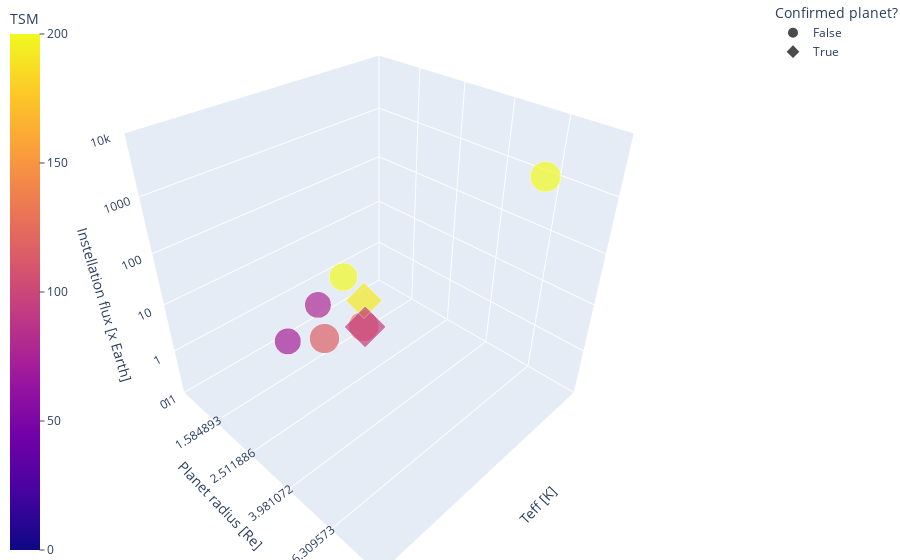

Here is the notebook cell this chart was saved with:
### Code cell
create_3d_scatter(df[(df['radius_bin'] == 4) & (df['insol_bin'] == 4) & (df['st_Teff_bin'] == 2)])

### Figure 1 — Plotly figure (JSON) as saved in the notebook; plotly's stock layout.template omitted (floating-point values rounded to 4 significant figures)
{"data": [{"customdata": [["2022.01", 5.805, 0.4487, 3975, 928.9, 246.0, 2, 13.13], ["1179.01", 4.956, 1.262, 4928.0, 708.2, 209.5, 1, 10.88], ["465.01", 5.636, 3.836, 4910, 146.6, 133.0, 3, 11.56], ["1694.01", 5.48, 3.77, 5058, 195.3, 116.0, 4, 11.45], ["1272.01", 4.289, 3.316, 4973.0, 217.5, 78.39, 5, 11.76], ["1472.01", 4.308, 6.364, 5103, 110.0, 71.85, null, 11.3]], "hovertemplate": "Name: %{customdata[0]}<br>Bin rank: %{customdata[6]}<br>Rp: %{customdata[1]:.2f} Re<br>Teff: %{customdata[3]:.0f} K<br>Sinc: %{customdata[4]:.0f} Se<br>P: %{customdata[2]:.1f} d<br>TSM: %{customdata[5]:.0f}<br>V mag: %{customdata[7]:.1f}", "legendgroup": "False", "marker": {"color": [246.0, 209.5, 133.0, 116.0, 78.39, 71.85], "coloraxis": "coloraxis", "opacity": 0.7, "size": [5.805, 4.956, 5.636, 5.48, 4.289, 4.308], "sizemode": "area", "sizeref": 0.006451, "symbol": "circle"}, "mode": "markers", "name": "False", "scene": "scene", "showlegend": true, "type": "scatter3d", "x": [3975, 4928.0, 4910, 5058, 4973.0, 5103], "y": [5.805, 4.956, 5.636, 5.48, 4.289, 4.308], "z": [928.9, 708.2, 146.6, 195.3, 217.5, 110.0]}, {"customdata": [["HAT-P-11 b", 4.36, 4.888, 4780, 100.8, 192.6, null, null], ["WASP-156 b", 5.717, 3.836, 4910, 150, 92.64, null, null]], "hovertemplate": "Name: %{customdata[0]}<br>Bin rank: %{customdata[6]}<br>Rp: %{customdata[1]:.2f} Re<br>Teff: %{customdata[3]:.0f} K<br>Sinc: %{customdata[4]:.0f} Se<br>P: %{customdata[2]:.1f} d<br>TSM: %{customdata[5]:.0f}<br>V mag: %{customdata[7]:.1f}", "legendgroup": "True", "marker": {"color": [192.6, 92.64], "coloraxis": "coloraxis", "opacity": 0.7, "size": [4.36, 5.717], "sizemode": "area", "sizeref": 0.006451, "symbol": "diamond"}, "mode": "markers", "name": "True", "scene": "scene", "showlegend": true, "type": "scatter3d", "x": [4780, 4910], "y": [4.36, 5.717], "z": [100.8, 150]}], "layout": {"coloraxis": {"cmax": 200, "cmin": 0, "colorbar": {"ticks": "outside", "title": {"text": "TSM"}, "x": 0, "y": 1, "yanchor": "top"}, "colorscale": [[0, "#0d0887"], [0.1111, "#46039f"], [0.2222, "#7201a8"], [0.3333, "#9c179e"], [0.4444, "#bd3786"], [0.5556, "#d8576b"], [0.6667, "#ed7953"], [0.7778, "#fb9f3a"], [0.8889, "#fdca26"], [1, "#f0f921"]]}, "legend": {"itemsizing": "constant", "title": {"text": "Confirmed planet?"}, "tracegroupgap": 0}, "margin": {"b": 0, "l": 0, "r": 0, "t": 0}, "scene": {"domain": {"x": [0, 1], "y": [0, 1]}, "xaxis": {"tickvals": [2500, 3900, 5200, 6500], "title": {"text": "Teff [K]"}}, "yaxis": {"range": [0, 1], "tickvals": [1, 1.585, 2.512, 3.981, 6.31, 11.2], "title": {"text": "Planet radius [Re]"}, "type": "log"}, "zaxis": {"range": [-1.0, 4], "tickvals": [0.1, 1, 10, 100, 1000, 10000], "title": {"text": "Instellation flux [x Earth]"}, "type": "log"}}}}
